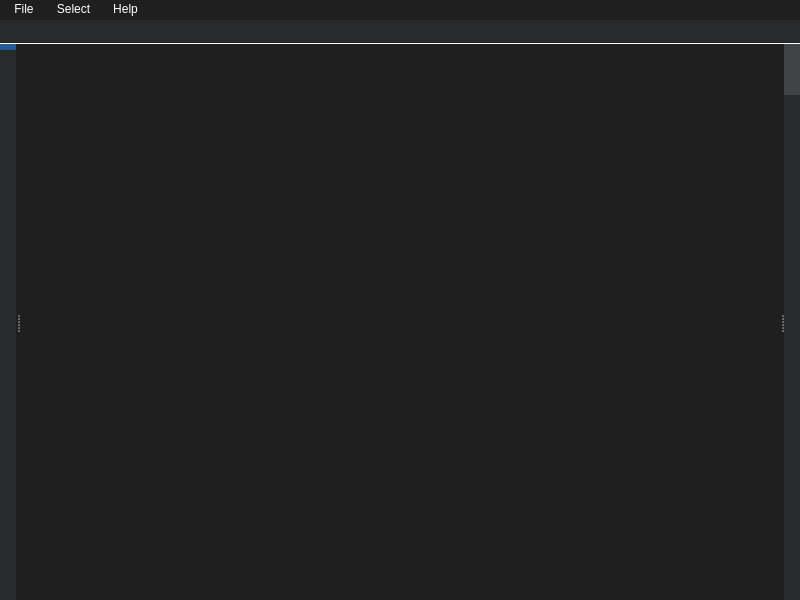
<?xml version="1.0" encoding="UTF-8"?>
<ui version="4.0">
 <class>Widget</class>
 <widget class="QWidget" name="Widget">
  <property name="geometry">
   <rect>
    <x>0</x>
    <y>0</y>
    <width>800</width>
    <height>600</height>
   </rect>
  </property>
  <property name="windowTitle">
   <string>Exakova TextFlow</string>
  </property>
  <property name="styleSheet">
   <string notr="true">background-color: #1f1f1f;</string>
  </property>
  <layout class="QVBoxLayout" name="verticalLayout">
   <property name="spacing">
    <number>0</number>
   </property>
   <property name="leftMargin">
    <number>0</number>
   </property>
   <property name="topMargin">
    <number>0</number>
   </property>
   <property name="rightMargin">
    <number>0</number>
   </property>
   <property name="bottomMargin">
    <number>0</number>
   </property>
   <item>
    <widget class="QMenuBar" name="menuBar">
     <property name="minimumSize">
      <size>
       <width>0</width>
       <height>20</height>
      </size>
     </property>
     <property name="maximumSize">
      <size>
       <width>16777215</width>
       <height>20</height>
      </size>
     </property>
     <property name="nativeMenuBar">
      <bool>false</bool>
     </property>
     <property name="styleSheet">
      <string notr="true">QMenuBar
{
    background-color: #1f1f1f;
    color: white;
}

QMenuBar::item
{
    padding: 2px 8px;
    background-color: transparent;
}

QMenuBar::item:selected
{
    background-color: #404244;
}

QMenu
{
    background-color: #292a2b;
    color: white;
    border: 1px solid #1b1b1b;
    padding: 0px;
}

QMenu::item
{
    padding: 4px 24px 4px 24px;
    background-color: transparent;
}

QMenu::item:selected
{
    background-color: #235c96;
    border: 1px solid #50a0f0;
    padding-left: 23px;
}</string>
     </property>
     <widget class="QMenu" name="menuFile">
      <property name="title">
       <string>File</string>
      </property>
      <addaction name="actionOpen"/>
      <addaction name="actionExport"/>
     </widget>
     <widget class="QMenu" name="menuSelect">
      <property name="title">
       <string>Select</string>
      </property>
      <property name="styleSheet">
       <string notr="true">QMenu
{
    background-color: #292a2b;
    color: white;
    border: 1px solid #1b1b1b;
}

QMenu::item
{
    padding: 4px 24px 4px 12px;
    background-color: transparent;
}

QMenu::item:selected
{
    background-color: #235c96;
    border: 1px solid #50a0f0;
    padding-left: 11px;
}

QMenu::indicator
{
    width: 12px;
    height: 12px;
    background-color: #292a2b;
    border: 1px solid #505254;
    left: 4px;
}

QMenu::indicator:checked
{
    background-color: #404244;
    border: 1px solid #505254;
}</string>
      </property>
      <addaction name="actionApply_Margin_to_All_Tabs"/>
     </widget>
     <widget class="QMenu" name="menuHelp">
      <property name="title">
       <string>Help</string>
      </property>
      <addaction name="actionAbout"/>
     </widget>
     <addaction name="menuFile"/>
     <addaction name="menuSelect"/>
     <addaction name="menuHelp"/>
    </widget>
   </item>
   <item>
    <widget class="QTabBar" name="tabBar">
     <property name="minimumSize">
      <size>
       <width>0</width>
       <height>24</height>
      </size>
     </property>
     <property name="maximumSize">
      <size>
       <width>16777215</width>
       <height>24</height>
      </size>
     </property>
     <property name="tabsClosable">
      <bool>true</bool>
     </property>
     <property name="movable">
      <bool>true</bool>
     </property>
     <property name="styleSheet">
      <string notr="true">QTabBar
{
    background: #292a2b;
    border: none;
}

QTabBar::tab
{
    background: #292a2b;
    color: white;
    min-width: 60px;
    padding: 3px 6px 3px 12px;
    border: 1px solid #1b1b1b;
    margin-right: 2px;
}

QTabBar::tab:selected
{
    background: #235c96;
    border-bottom: 1px solid #50a0f0;
}

QTabBar::close-button
{
    subcontrol-position: right;
    padding: 3px;
}

QTabBar::close-button:hover
{
    background: #505254;
}</string>
     </property>
    </widget>
   </item>
   <item>
    <widget class="QSplitter" name="splitter">
     <property name="orientation">
      <enum>Qt::Horizontal</enum>
     </property>
     <property name="handleWidth">
      <number>4</number>
     </property>
     <widget class="QWidget" name="leftPanel">
      <property name="minimumSize">
       <size>
        <width>16</width>
        <height>0</height>
       </size>
      </property>
      <property name="maximumSize">
       <size>
        <width>16</width>
        <height>16777215</height>
       </size>
      </property>
      <property name="styleSheet">
       <string notr="true">background-color: #292a2b;</string>
      </property>
      <widget class="QLabel" name="label_1">
       <property name="geometry">
        <rect>
         <x>0</x>
         <y>0</y>
         <width>16</width>
         <height>6</height>
        </rect>
       </property>
       <property name="styleSheet">
        <string notr="true">background-color: #235c96; border: none;</string>
       </property>
       <property name="text">
        <string/>
       </property>
      </widget>
      <widget class="QLabel" name="label_2">
       <property name="geometry">
        <rect>
         <x>0</x>
         <y>0</y>
         <width>16</width>
         <height>6</height>
        </rect>
       </property>
       <property name="styleSheet">
        <string notr="true">background-color: #235c96; border: none;</string>
       </property>
       <property name="text">
        <string/>
       </property>
      </widget>
     </widget>
     <widget class="QGraphicsView" name="pdfView">
      <property name="styleSheet">
       <string notr="true">background-color: #1f1f1f; border: none;</string>
      </property>
      <property name="horizontalScrollBarPolicy">
       <enum>Qt::ScrollBarAlwaysOff</enum>
      </property>
      <property name="alignment">
       <set>Qt::AlignCenter</set>
      </property>
     </widget>
     <widget class="QScrollBar" name="verticalScrollBar">
      <property name="minimumSize">
       <size>
        <width>16</width>
        <height>0</height>
       </size>
      </property>
      <property name="maximumSize">
       <size>
        <width>16</width>
        <height>16777215</height>
       </size>
      </property>
      <property name="orientation">
       <enum>Qt::Vertical</enum>
      </property>
      <property name="visible">
       <bool>false</bool>
      </property>
      <property name="styleSheet">
       <string notr="true">QScrollBar
{
    background: #292a2b;
    width: 16px;
}

QScrollBar::handle
{
    background: #404244;
    min-height: 20px;
}

QScrollBar::handle:hover
{
    background: #505254;
}

QScrollBar::add-page, QScrollBar::sub-page
{
    background: #292a2b;
}</string>
      </property>
     </widget>
    </widget>
   </item>
  </layout>
  <action name="actionOpen">
   <property name="text">
    <string>Open</string>
   </property>
  </action>
  <action name="actionExport">
   <property name="text">
    <string>Export</string>
   </property>
  </action>
  <action name="actionApply_Margin_to_All_Tabs">
   <property name="checkable">
    <bool>true</bool>
   </property>
   <property name="checked">
    <bool>true</bool>
   </property>
   <property name="text">
    <string>Apply Margin to All Tabs</string>
   </property>
  </action>
  <action name="actionAbout">
   <property name="text">
    <string>About Exakova TextFlow</string>
   </property>
  </action>
 </widget>
 <resources/>
 <connections/>
</ui>
